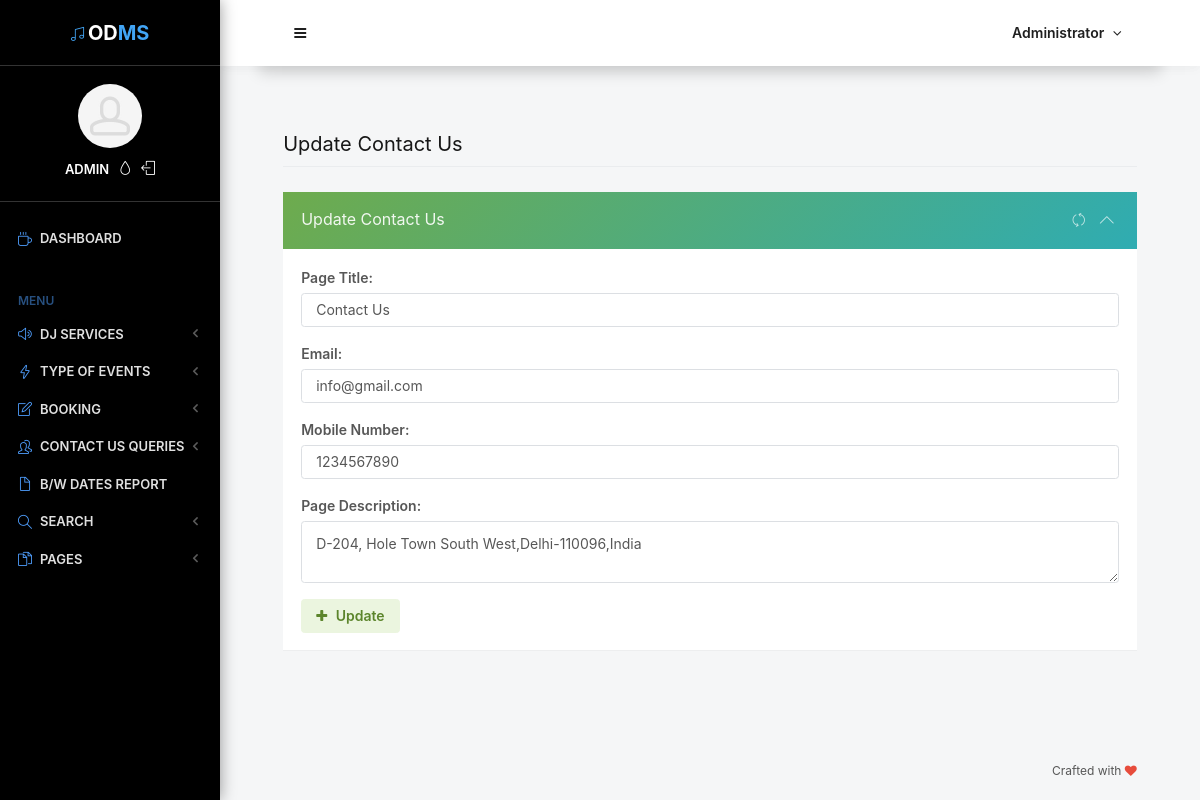
The app's page /odms/admin/contactus.php (signed in) with its own data.
### tables this page shows
CREATE TABLE `tblpage` (
  `ID` int(10) NOT NULL,
  `PageType` varchar(100) DEFAULT NULL,
  `PageTitle` mediumtext DEFAULT NULL,
  `PageDescription` mediumtext DEFAULT NULL,
  `Email` varchar(200) DEFAULT NULL,
  `MobileNumber` bigint(10) DEFAULT NULL,
  `UpdationDate` timestamp NULL DEFAULT NULL ON UPDATE current_timestamp()
);

### odms/admin/contactus.php (the view, shortened to what this page needs)
<?php
if (strlen($_SESSION['odmsaid']==0)) {
  header('location:logout.php');
  } else{
  ?>
<!doctype html>
 <html lang="en" class="no-focus">
    <head>
<link rel="stylesheet" id="css-main" href="assets/css/codebase.min.css">
</head>
    <body>
        <div id="page-container" class="sidebar-o sidebar-inverse side-scroll page-header-fixed main-content-narrow">
             <?php include_once('includes/sidebar.php');?>
          <?php include_once('includes/header.php');?>
            <main id="main-container">
                <div class="content">
                    <h2 class="content-heading">Update Contact Us</h2>
                    <div class="row">
                        <div class="col-md-12">
                            <div class="block block-themed">
                                <div class="block-header bg-gd-emerald">
                                    <h3 class="block-title">Update Contact Us</h3>
                                    <div class="block-options">
                                        <button type="button" class="btn-block-option" data-toggle="block-option" data-action="state_toggle" data-action-mode="demo">
                                            <i class="si si-refresh"></i>
                                        </button>
                                        <button type="button" class="btn-block-option" data-toggle="block-option" data-action="content_toggle"></button>
                                    </div>
                                </div>
                                <div class="block-content">
                                    <form method="post">
                                <?php
$sql="SELECT * from  tblpage where PageType='contactus'";
$query = $dbh -> prepare($sql);
$query->execute();
$results=$query->fetchAll(PDO::FETCH_OBJ);
$cnt=1;
if($query->rowCount() > 0)
{
foreach($results as $row)
{               ?>
                                        <div class="form-group row">
                                            <label class="col-12" for="register1-email">Page Title:</label>
                                            <div class="col-12">
                                                 <input type="text" name="pagetitle" id="pagetitle" required="true" value="<?php  echo $row->PageTitle;?>" class="form-control">
                                            </div>
                                        </div>
                                        <div class="form-group row">
                                            <label class="col-12" for="register1-email">Email:</label>
                                            <div class="col-12">
                                                 <input type="text" name="email" id="email" required="true" value="<?php  echo $row->Email;?>" class="form-control">
                                            </div>
                                        </div>
                                        <div class="form-group row">
                                            <label class="col-12" for="register1-email">Mobile Number:</label>
                                            <div class="col-12">
                                                <input type="text" name="mobnum" id="mobnum" required="true" value="<?php  echo $row->MobileNumber;?>" class="form-control" maxlength="10" pattern="[0-9]+">
                                            </div>
                                        </div>
                                        <div class="form-group row">
                                            <label class="col-12" for="register1-email">Page Description:</label>
                                            <div class="col-12">
                                                 <textarea type="text" name="pagedes" class="form-control" required='true'><?php  echo $row->PageDescription;?></textarea>
                                            </div>
                                        </div>
                                        <?php $cnt=$cnt+1;}} ?>
                                        <div class="form-group row">
                                            <div class="col-12">
                                                <button type="submit" class="btn btn-alt-success" name="submit">
                                                    <i class="fa fa-plus mr-5"></i> Update
                                                </button>
                                            </div>
                                        </div>
                                    </form>
                                </div>
                            </div>
                        </div>
                       </div>
                </div>
            </main>
          <?php include_once('includes/footer.php');?>
        </div>
    </body>
</html>
<?php }  ?>

### odms/admin/includes/header.php (shortened to what this page needs)
<?php
include('includes/dbconnection.php');
if (strlen($_SESSION['odmsaid']) == 0) {
    header('location:logout.php');
} else {
?>
    <header id="page-header">
        <div class="content-header" style="background-color: #1a1f2e; box-shadow: 0 0.5rem 1rem rgba(0,0,0,.15);">
            <div class="content-header-section">
                <button type="button" class="btn btn-circle btn-dual-secondary" data-toggle="layout" data-action="sidebar_toggle">
                </button>
            </div>
            <div class="content-header-section">
                <div class="btn-group" role="group">
                    <?php
                    $aid = $_SESSION['odmsaid'];
                    $sql = "SELECT AdminName from tbladmin where ID=:aid";
                    $query = $dbh->prepare($sql);
                    $query->bindParam(':aid', $aid, PDO::PARAM_STR);
                    $query->execute();
                    $results = $query->fetchAll(PDO::FETCH_OBJ);
                    if ($query->rowCount() > 0) {
                        foreach ($results as $row) {
                    ?>
                            <button type="button" class="btn btn-rounded btn-dual-secondary" id="page-header-user-dropdown" data-toggle="dropdown" aria-haspopup="true" aria-expanded="false" style="color: #e0e0e0; transition: all 0.3s ease;" onmouseover="this.style.transform='scale(1.05)'; this.style.backgroundColor='#252b3b';" onmouseout="this.style.transform='scale(1)'; this.style.backgroundColor='';">
                                <span class="d-none d-sm-inline-block"><?php echo $row->AdminName; ?></span>
                            </button>
                    <?php $cnt = $cnt + 1;
                        }
                    } ?>
                </div>
            </div>
        </div>
    </header>
<?php } ?>
<header id="page-header">
    <div class="content-header">
        <div class="content-header-section">
            <button type="button" class="btn btn-circle btn-dual-secondary" data-toggle="layout" data-action="sidebar_toggle">
                <i class="fa fa-navicon"></i>
            </button>
        </div>
        <div class="content-header-section">
            <div class="btn-group" role="group">
                <?php
                $aid = $_SESSION['odmsaid'];
                $sql = "SELECT AdminName from  tbladmin where ID=:aid";
                $query = $dbh->prepare($sql);
                $query->bindParam(':aid', $aid, PDO::PARAM_STR);
                $query->execute();
                $results = $query->fetchAll(PDO::FETCH_OBJ);
                if ($query->rowCount() > 0) {
                    foreach ($results as $row) {               ?>
                        <button type="button" class="btn btn-rounded btn-dual-secondary" id="page-header-user-dropdown" data-toggle="dropdown" aria-haspopup="true" aria-expanded="false">
                            <?php echo $row->AdminName; ?><i class="fa fa-angle-down ml-5"></i>
                        </button>
                <?php $cnt = $cnt + 1;
                    }
                } ?>
            </div>
        </div>
    </div>
</header>

### records on screen
tblpage: pagetitle "Contact Us", email "info@gmail.com", mobnum "1234567890", pagedes "D-204, Hole Town South West,Delhi-110096,India"

### other values on screen
$row->AdminName "Administrator"
